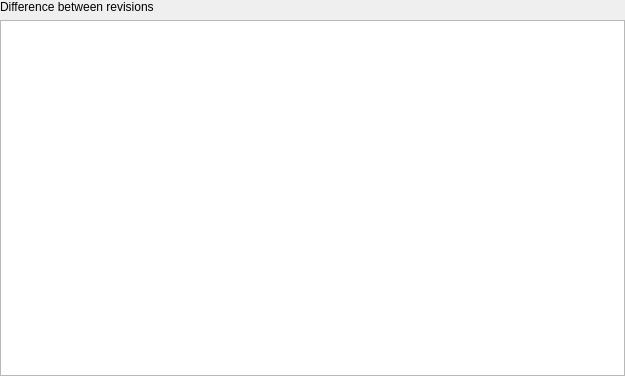
<ui version="4.0" >
 <class>VcsDiffWidget</class>
 <widget class="QWidget" name="VcsDiffWidget" >
  <property name="geometry" >
   <rect>
    <x>0</x>
    <y>0</y>
    <width>625</width>
    <height>376</height>
   </rect>
  </property>
  <layout class="QVBoxLayout" >
   <property name="leftMargin">
    <number>0</number>
   </property>
   <property name="topMargin">
    <number>0</number>
   </property>
   <property name="rightMargin">
    <number>0</number>
   </property>
   <property name="bottomMargin">
    <number>0</number>
   </property>
   <item>
    <widget class="QLabel" name="revLabel" >
     <property name="text" >
      <string>Difference between revisions</string>
     </property>
    </widget>
   </item>
   <item>
    <widget class="KTextEdit" name="diffDisplay" />
   </item>
  </layout>
 </widget>
 <customwidgets>
  <customwidget>
   <class>KTextEdit</class>
   <extends>QTextEdit</extends>
   <header>ktextedit.h</header>
  </customwidget>
 </customwidgets>
 <resources/>
 <connections/>
</ui>
